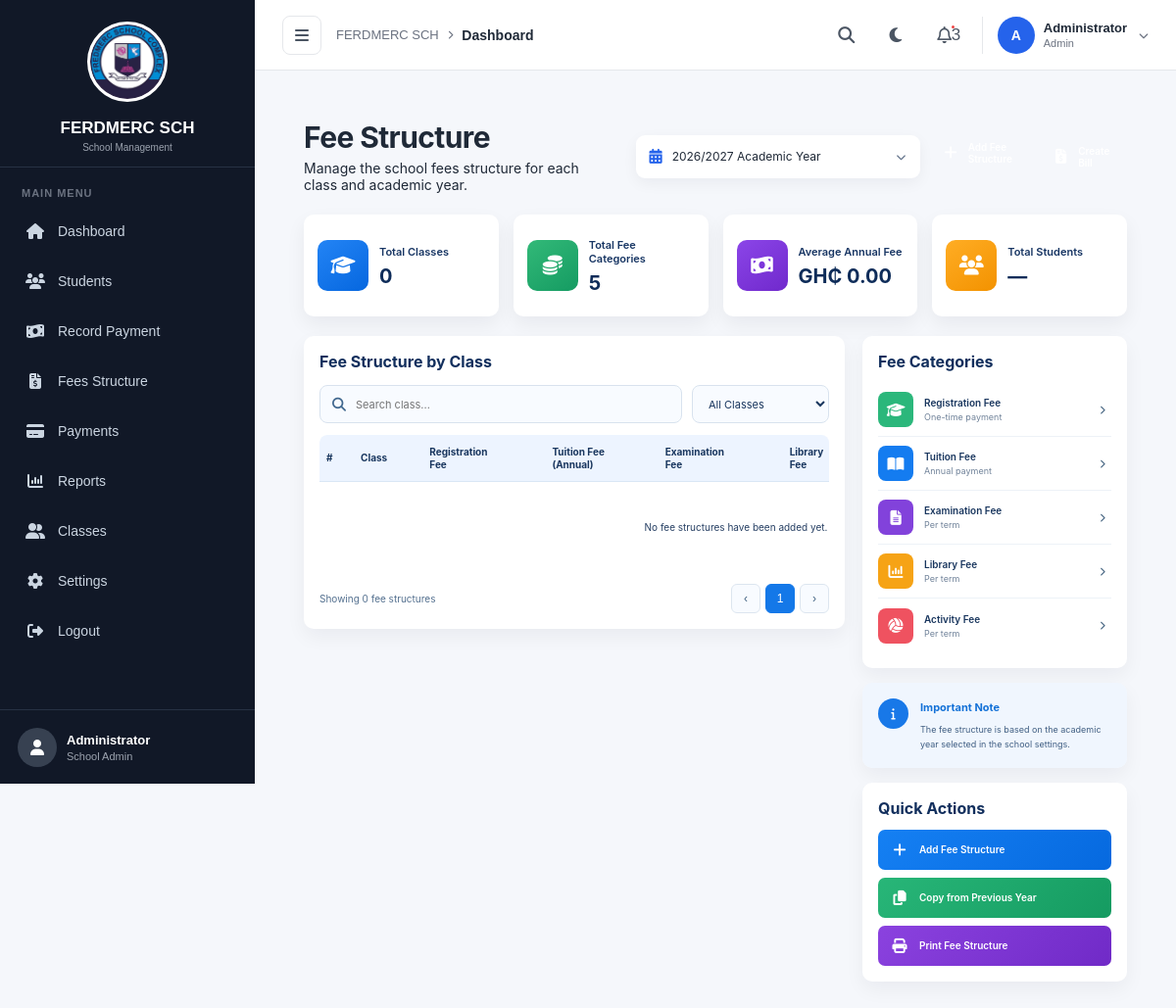
Before: /fees-structure/ with the older database file.
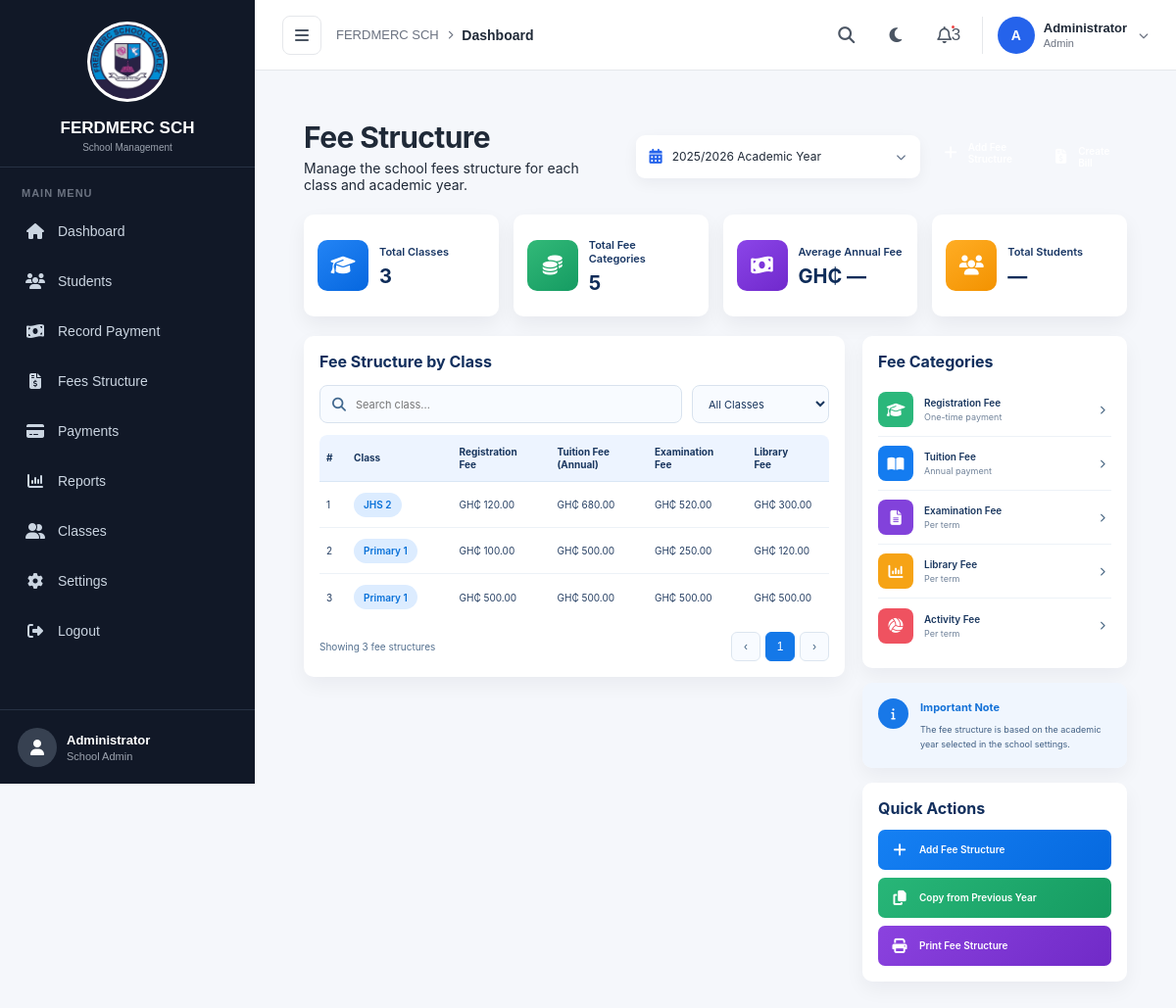
After: the same page with the newer database file.
### fees/models.py (models this page shows, shortened)
class FeeStructure(models.Model):
    TERM_CHOICES = [
        ("First Term", "First Term"),
        ("Second Term", "Second Term"),
        ("Third Term", "Third Term"),
    ]
    student_class = models.CharField(max_length=100)
    academic_year = models.CharField(
        max_length=20,
        default="2026/2027"
    )
    term = models.CharField(
        max_length=20,
        choices=TERM_CHOICES
    )
    registration_fee = models.DecimalField(
        max_digits=10,
        decimal_places=2,
        default=0
    )
    tuition_fee = models.DecimalField(
        max_digits=10,
        decimal_places=2,
        default=0
    )
    examination_fee = models.DecimalField(
        max_digits=10,
        decimal_places=2,
        default=0
    )
    library_fee = models.DecimalField(
        max_digits=10,
        decimal_places=2,
        default=0
    )
    activity_fee = models.DecimalField(
        max_digits=10,
        decimal_places=2,
        default=0
    )
    created_at = models.DateTimeField(
        auto_now_add=True
    )
    updated_at = models.DateTimeField(
        auto_now=True
    )
    @property
    def total_fee(self):
        return (
            self.registration_fee
            + self.tuition_fee
            + self.examination_fee
            + self.library_fee
            + self.activity_fee
        )

### fees/views.py (the view)
def fees_structure(request):
    fee_structures = FeeStructure.objects.all().order_by(
        "student_class"
    )
    return render(
        request,
        "fees/fees_structure.html",
        {
            "fee_structures": fee_structures
        }
    )

### fees/context_processors.py (called while the page is built)
def school_settings(request):
    settings = SchoolSettings.objects.first()
    if not settings:
        settings = SchoolSettings.objects.create()
    return {
        "school_settings": settings
    }

### templates/fees/fees_structure.html (shortened to what the changed rows need)
{% extends "fees/base.html" %}
{% load static %}
{% block extra_css %}
<link rel="stylesheet" href="{% static 'css/fees_structure.css' %}">
{% endblock %}
{% block content %}
<div class="fee-structure-page">
<div class="page-header">
    <div>
        <h1>Fee Structure</h1>
    </div>
    <div class="header-actions">
        <div class="academic-year-box">
            <i class="fas fa-calendar-days"></i>
            <span>
                {% if fee_structures %}
                    {{ fee_structures.0.academic_year }} Academic Year
                {% else %}
                    2026/2027 Academic Year
                {% endif %}
            </span>
            <i class="fas fa-chevron-down"></i>
        </div>
    </div>
</div>
<div class="summary-grid">
    <div class="summary-card">
        <div>
            <span class="summary-label">Total Classes</span>
            <strong>
                {{ fee_structures|length }}
            </strong>
        </div>
    </div>
    <div class="summary-card">
        <div>
            <span class="summary-label">Average Annual Fee</span>
            <strong>
                {% if fee_structures %}
                    {% with total=0 %}
                        GH₵ —
                    {% endwith %}
                {% else %}
                    GH₵ 0.00
                {% endif %}
            </strong>
        </div>
    </div>
</div>
<div class="fee-content-grid">
    <div class="fee-main-card">
        <div class="card-title">
            <h2>Fee Structure by Class</h2>
        </div>
        <div class="table-wrapper">
            <table class="fee-table">
                <thead>
                    <tr>
                        <th>#</th>
                        <th>Class</th>
                        <th>
                            Registration<br>
                            Fee
                        </th>
                        <th>
                            Tuition Fee<br>
                            (Annual)
                        </th>
                        <th>
                            Examination<br>
                            Fee
                        </th>
                        <th>
                            Library<br>
                            Fee
                        </th>
                    </tr>
                </thead>
                <tbody>
                    {% for fee in fee_structures %}
                    <tr>
                        <td>
                            {{ forloop.counter }}
                        </td>
                        <td>
                            <span class="class-badge blue-badge">
                                {{ fee.student_class }}
                            </span>
                        </td>
                        <td>
                            GH₵ {{ fee.registration_fee|floatformat:2 }}
                        </td>
                        <td>
                            GH₵ {{ fee.tuition_fee|floatformat:2 }}
                        </td>
                        <td>
                            GH₵ {{ fee.examination_fee|floatformat:2 }}
                        </td>
                        <td>
                            GH₵ {{ fee.library_fee|floatformat:2 }}
                        </td>
                    </tr>
                    {% empty %}
                    <tr>
                        <td
                            colspan="9"
                            style="text-align: center; padding: 40px;"
                        >
                            No fee structures have been added yet.
                        </td>
                    </tr>
                    {% endfor %}
                </tbody>
            </table>
        </div>
        <div class="table-footer">
            <span>
                Showing
                {{ fee_structures|length }}
                fee structure{{ fee_structures|length|pluralize }}
            </span>
            <div class="pagination">
                <button type="button">
                </button>
                <button
                    type="button"
                    class="active"
                >
                </button>
                <button type="button">
                </button>
            </div>
        </div>
    </div>
    <div class="fee-sidebar">
        <div class="side-card">
            <h2>Fee Categories</h2>
        </div>
        <div class="side-card">
            <h2>Quick Actions</h2>
        </div>
    </div>
</div>
</div>
{% endblock %}

Changed rows visible on the page:
added FeeStructure: academic_year "2025/2026", student_class "JHS 2", registration_fee "120.00", tuition_fee "680.00", examination_fee "520.00", library_fee "300.00"
added FeeStructure: student_class "Primary 1", registration_fee "100.00", tuition_fee "500.00", examination_fee "250.00", library_fee "120.00"
added FeeStructure: student_class "Primary 1", registration_fee "500.00", tuition_fee "500.00", examination_fee "500.00", library_fee "500.00"
Other visible differences:
{{ fee_structures|length }}: "0" → "3"
text no longer shown: "2026/2027 Academic Year GH₵ 0.00 No fee structures have been added yet."
text now shown: "Academic Year GH₵ —"
